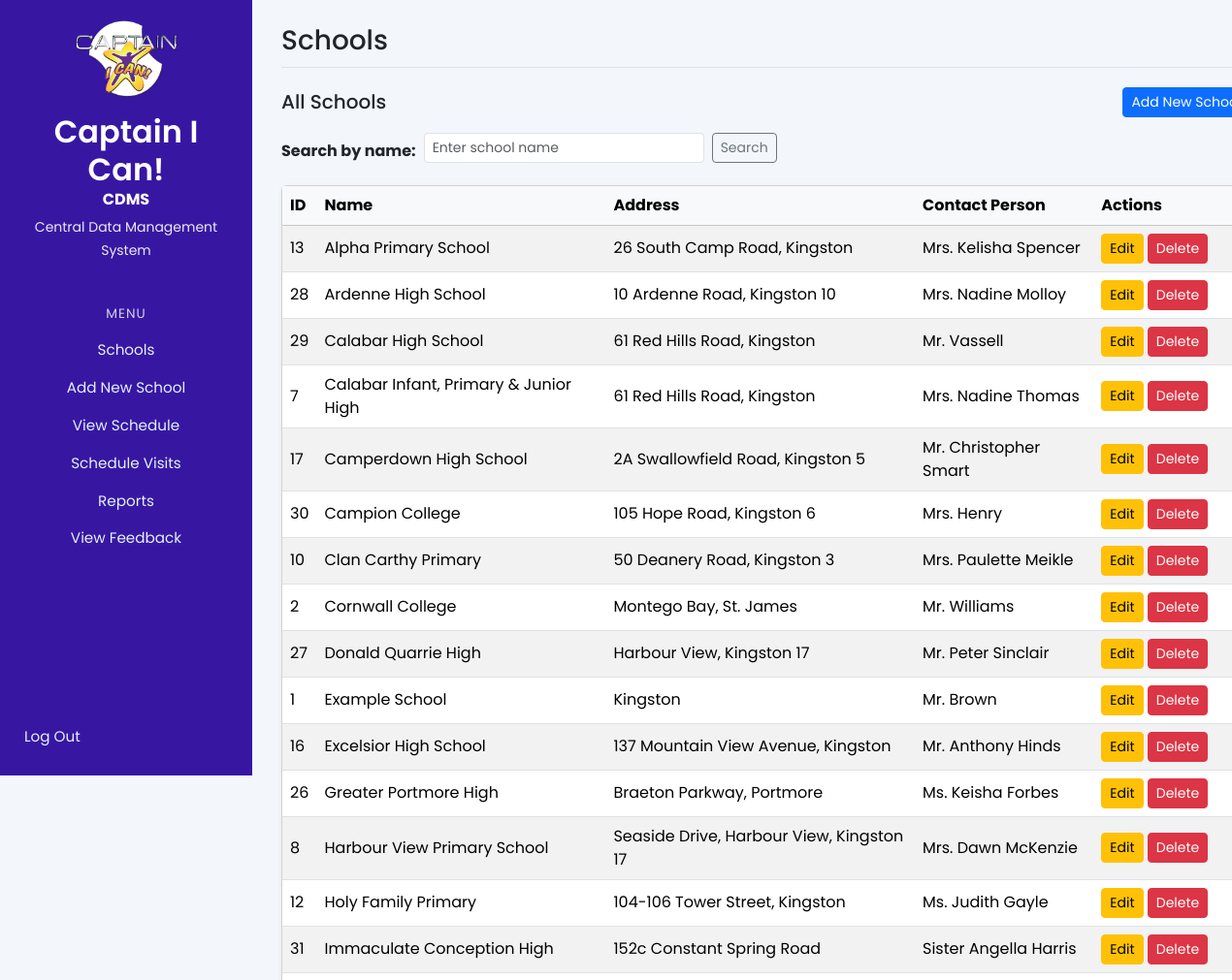
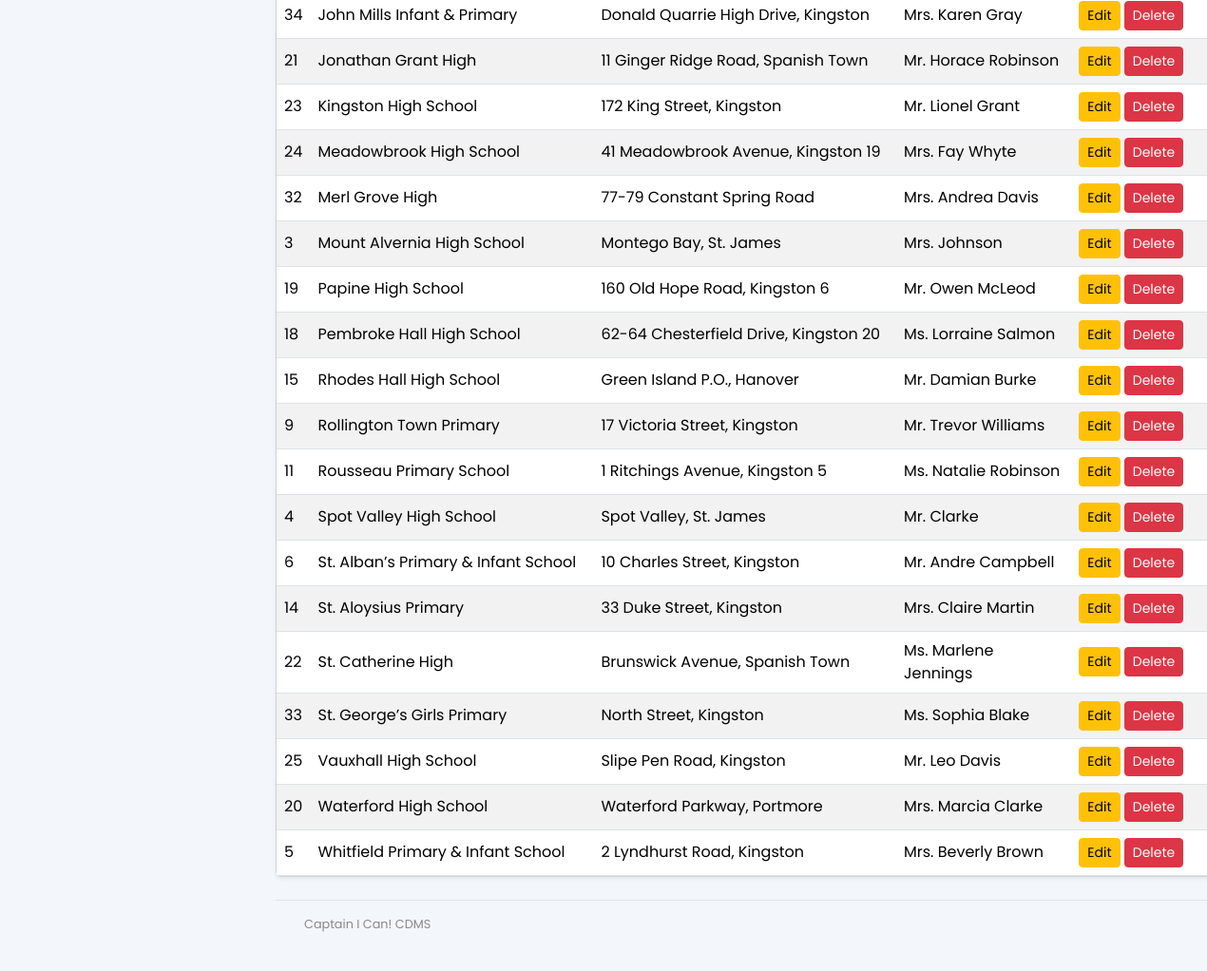
The page /schools (signed in) on the database its author committed (2 pictures, top to bottom).
### models.py (models this page shows, shortened)
class School(db.Model):
    __tablename__ = "schools"
    id = db.Column(db.Integer, primary_key=True)
    name = db.Column(db.String(150), nullable=False)
    address = db.Column(db.String(200), nullable=False)
    contact_person = db.Column(db.String(100), nullable=False)
    contact_phone = db.Column(db.String(20))
    contact_email = db.Column(db.String(120))
    capacity = db.Column(db.Integer)
    start_time = db.Column(db.String(20))
    end_time = db.Column(db.String(20))
    exam_dates = db.Column(db.String(255))
    holidays = db.Column(db.String(255))
    num_teachers = db.Column(db.Integer)
    visits = db.relationship('Visit', backref='school', lazy=True)

### app.py (the view)
@app.route("/schools")
@login_required
def list_schools():
    search_term = request.args.get("search", "").strip()
    schools = SchoolService.search_schools(search_term) if search_term else SchoolService.get_all_schools()
    return render_template("schools_list.html", schools=schools, search=search_term)

### app.py (called while the page is built)
def login_required(f):
    @wraps(f)
    def decorated_function(*args, **kwargs):
        if 'logged_in' not in session:
            flash('Please log in to access this page.', 'error')
            return redirect(url_for('login'))
        return f(*args, **kwargs)
    return decorated_function

### services/school_service.py (called while the page is built)
    @staticmethod
    def get_all_schools() -> List[School]:
        return School.query.order_by(School.name).all()

### templates/schools_list.html (shortened to what this page needs)
{% extends "base.html" %}
{% block page_title %}Schools{% endblock %}
{% block content %}
<div class="d-flex justify-content-between align-items-center mb-3">
    <h5 class="mb-0">All Schools</h5>
    <a href="{{ url_for('add_school') }}" class="btn btn-primary btn-sm">
        Add New School
    </a>
</div>
<form method="get" action="{{ url_for('list_schools') }}" class="row g-2 mb-3">
    <div class="col-auto">
        <label for="search" class="col-form-label"><strong>Search by name:</strong></label>
    </div>
    <div class="col-auto">
        <input
            type="text"
            id="search"
            name="search"
            class="form-control form-control-sm"
            value="{{ search or '' }}"
            placeholder="Enter school name"
        >
    </div>
    <div class="col-auto">
        <button type="submit" class="btn btn-outline-secondary btn-sm">
            Search
        </button>
    </div>
</form>
{% if schools %}
<div class="card shadow-sm">
    <div class="table-responsive">
        <table class="table table-striped table-hover align-middle mb-0">
            <thead class="table-light">
                <tr>
                    <th>ID</th>
                    <th>Name</th>
                    <th>Address</th>
                    <th>Contact Person</th>
                    <th style="width: 160px;">Actions</th>
                </tr>
            </thead>
            <tbody>
                {% for school in schools %}
                <tr>
                    <td>{{ school["id"] }}</td>
                    <td>{{ school["name"] }}</td>
                    <td>{{ school["address"] }}</td>
                    <td>{{ school["contact_person"] }}</td>
                    <td>
                        <a
                            href="{{ url_for('edit_school', school_id=school['id']) }}"
                            class="btn btn-sm btn-warning"
                        >
                            Edit
                        </a>
                        <form
                            method="post"
                            action="{{ url_for('delete_school', school_id=school['id']) }}"
                            style="display:inline;"
                            onsubmit="return confirm('Delete this school?');"
                        >
                            <button type="submit" class="btn btn-sm btn-danger">
                                Delete
                            </button>
                        </form>
                    </td>
                </tr>
                {% endfor %}
            </tbody>
        </table>
    </div>
</div>
{% else %}
<p class="text-muted mt-3">No schools found.</p>
{% endif %}
{% endblock %}

### templates/base.html (shortened to what this page needs)
<!doctype html>
<html lang="en">
<head>
  <link
    href="https://cdn.jsdelivr.net/npm/bootstrap@5.3.3/dist/css/bootstrap.min.css"
    rel="stylesheet"
  >
</head>
<body>
<div class="container-fluid">
  <div class="row">
    <div class="col-md-3 col-lg-2 sidebar d-flex flex-column">
      <div class="text-center mb-4">
        <img
          src="{{ url_for('static', filename='logo.png') }}"
          alt="Captain I Can Logo"
          class="img-fluid mb-2"
          style="max-width: 120px; border-radius: 8px;"
        >
        <h2 class="mt-2">Captain I Can!</h2>
        <p class="mb-1"><strong>CDMS</strong></p>
        <small>Central Data Management System</small>
        <br>
        <br>
        <div class="menu-title">Menu</div>
        <nav class="nav flex-column">
          <a href="{{ url_for('list_schools') }}">Schools</a>
          <a href="{{ url_for('add_school') }}">Add New School</a>
          <a href="{{ url_for('list_visits') }}">View Schedule</a>
          <a href="{{ url_for('schedule_visit') }}">Schedule Visits</a>
          <a href="{{ url_for('generate_report') }}">Reports</a>
          <a href="{{ url_for('feedback_db') }}">View Feedback</a>
        </nav>
      </div>
      <div class="mt-auto pt-3">
        <a href="{{ url_for('logout') }}">Log Out</a>
      </div>
    </div>
    <div class="col-md-9 col-lg-10 main-content">
      <div class="page-header">
        <h1 class="h3 mb-0">
          {% block page_title %}Captain I Can!{% endblock %}
        </h1>
      </div>
      {% block content %}{% endblock %}
      <footer class="mt-4">
        Captain I Can! CDMS
      </footer>
    </div>
  </div>
</div>
</body>
</html>

### templates/base.html (style rules this page uses)
body { background-color: #f3f6fa; font-family: 'Poppins', sans-serif; margin: 0; }
.sidebar { position: fixed; top: 0; left: 0; width: 260px; height: 100vh; overflow-y: auto; background: #3717a2; color: #fff; padding: 20px 15px; }
.sidebar h2 { font-weight: 600; margin-bottom: 0; }
.sidebar small { opacity: 0.9; }
.sidebar a { color: #e6f0ff; text-decoration: none; display: block; padding: 8px 10px; border-radius: 6px; font-size: 0.95rem; }
.sidebar .menu-title { font-size: 0.85rem; text-transform: uppercase; letter-spacing: 1px; margin-top: 20px; margin-bottom: 8px; opacity: 0.8; }
.main-content { padding: 25px 30px; margin-left: 260px; min-height: 100vh; }
.page-header { margin-bottom: 20px; border-bottom: 1px solid #dee2e6; padding-bottom: 10px; }
footer { font-size: 0.8rem; color: #888; padding: 15px 30px; border-top: 1px solid #dee2e6; margin-top: 20px; }

### rows shown on the page
School: id "13", name "Alpha Primary School", address "26 South Camp Road, Kingston", contact_person "Mrs. Kelisha Spencer"
School: id "28", name "Ardenne High School", address "10 Ardenne Road, Kingston 10", contact_person "Mrs. Nadine Molloy"
School: id "29", name "Calabar High School", address "61 Red Hills Road, Kingston", contact_person "Mr. Vassell"
School: id "7", name "Calabar Infant, Primary & Junior High", address "61 Red Hills Road, Kingston", contact_person "Mrs. Nadine Thomas"
School: id "17", name "Camperdown High School", address "2A Swallowfield Road, Kingston 5", contact_person "Mr. Christopher Smart"
School: id "30", name "Campion College", address "105 Hope Road, Kingston 6", contact_person "Mrs. Henry"
School: id "10", name "Clan Carthy Primary", address "50 Deanery Road, Kingston 3", contact_person "Mrs. Paulette Meikle"
School: id "2", name "Cornwall College", address "Montego Bay, St. James", contact_person "Mr. Williams"
School: id "27", name "Donald Quarrie High", address "Harbour View, Kingston 17", contact_person "Mr. Peter Sinclair"
School: id "1", name "Example School", address "Kingston", contact_person "Mr. Brown"
School: id "16", name "Excelsior High School", address "137 Mountain View Avenue, Kingston", contact_person "Mr. Anthony Hinds"
School: id "26", name "Greater Portmore High", address "Braeton Parkway, Portmore", contact_person "Ms. Keisha Forbes"
School: id "8", name "Harbour View Primary School", address "Seaside Drive, Harbour View, Kingston 17", contact_person "Mrs. Dawn McKenzie"
School: id "12", name "Holy Family Primary", address "104-106 Tower Street, Kingston", contact_person "Ms. Judith Gayle"
School: id "31", name "Immaculate Conception High", address "152c Constant Spring Road", contact_person "Sister Angella Harris"
School: id "34", name "John Mills Infant & Primary", address "Donald Quarrie High Drive, Kingston", contact_person "Mrs. Karen Gray"
School: id "21", name "Jonathan Grant High", address "11 Ginger Ridge Road, Spanish Town", contact_person "Mr. Horace Robinson"
School: id "23", name "Kingston High School", address "172 King Street, Kingston", contact_person "Mr. Lionel Grant"
School: id "24", name "Meadowbrook High School", address "41 Meadowbrook Avenue, Kingston 19", contact_person "Mrs. Fay Whyte"
School: id "32", name "Merl Grove High", address "77-79 Constant Spring Road", contact_person "Mrs. Andrea Davis"
School: id "3", name "Mount Alvernia High School", address "Montego Bay, St. James", contact_person "Mrs. Johnson"
School: id "19", name "Papine High School", address "160 Old Hope Road, Kingston 6", contact_person "Mr. Owen McLeod"
School: id "18", name "Pembroke Hall High School", address "62-64 Chesterfield Drive, Kingston 20", contact_person "Ms. Lorraine Salmon"
School: id "15", name "Rhodes Hall High School", address "Green Island P.O., Hanover", contact_person "Mr. Damian Burke"
School: id "9", name "Rollington Town Primary", address "17 Victoria Street, Kingston", contact_person "Mr. Trevor Williams"
School: id "11", name "Rousseau Primary School", address "1 Ritchings Avenue, Kingston 5", contact_person "Ms. Natalie Robinson"
School: id "4", name "Spot Valley High School", address "Spot Valley, St. James", contact_person "Mr. Clarke"
School: id "6", name "St. Alban’s Primary & Infant School", address "10 Charles Street, Kingston", contact_person "Mr. Andre Campbell"
School: id "14", name "St. Aloysius Primary", address "33 Duke Street, Kingston", contact_person "Mrs. Claire Martin"
School: id "22", name "St. Catherine High", address "Brunswick Avenue, Spanish Town", contact_person "Ms. Marlene Jennings"
School: id "33", name "St. George’s Girls Primary", address "North Street, Kingston", contact_person "Ms. Sophia Blake"
School: id "25", name "Vauxhall High School", address "Slipe Pen Road, Kingston", contact_person "Mr. Leo Davis"
School: id "20", name "Waterford High School", address "Waterford Parkway, Portmore", contact_person "Mrs. Marcia Clarke"
School: id "5", name "Whitfield Primary & Infant School", address "2 Lyndhurst Road, Kingston", contact_person "Mrs. Beverly Brown"
